Frame 1 (no input): blank canvas, image omitted
Frame 60 (the mouse pressed at the canvas centre just before this capture): blank canvas, image omitted
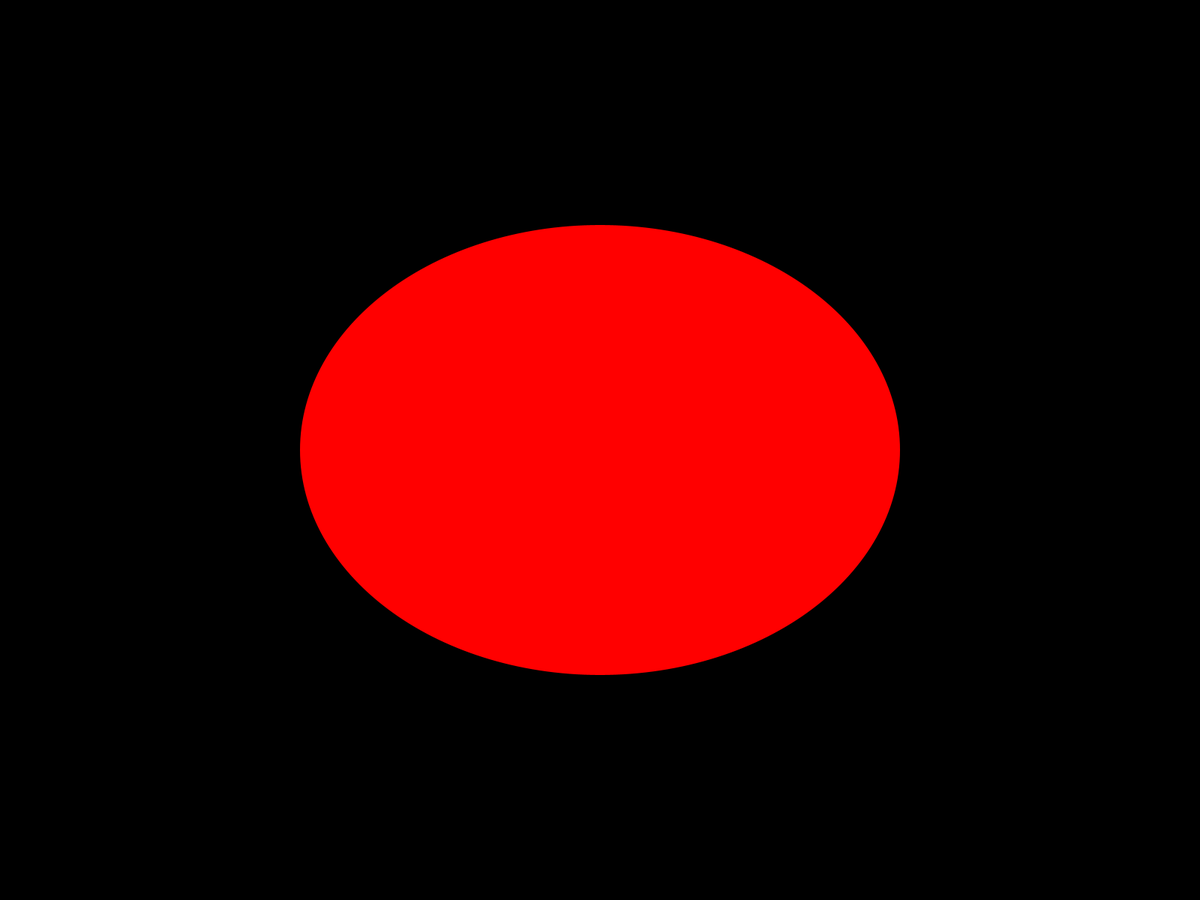
Frame 120 (the mouse held since frame 60 and released just before this capture)

The Processing sketch whose frames 1 and 60 were blank and that drew this single picture after the mouse press (run headless with seeded random() and noise(); from frame 60 on, the mouse is pressed at the canvas centre):

// Processing sketch: Test_03
// ── Test_03.pde
/* runs on emulator and nexus 4
 */

void setup(){
  fullScreen();
  noStroke();
  background(0);
  colorMode(HSB, 100, 1, 1);
}

void draw(){
  fill(dist(pmouseX, pmouseY, mouseX, mouseY), 1, 1);
  ellipse(mouseX, mouseY, mouseX-pmouseX, mouseY-pmouseY);
}
